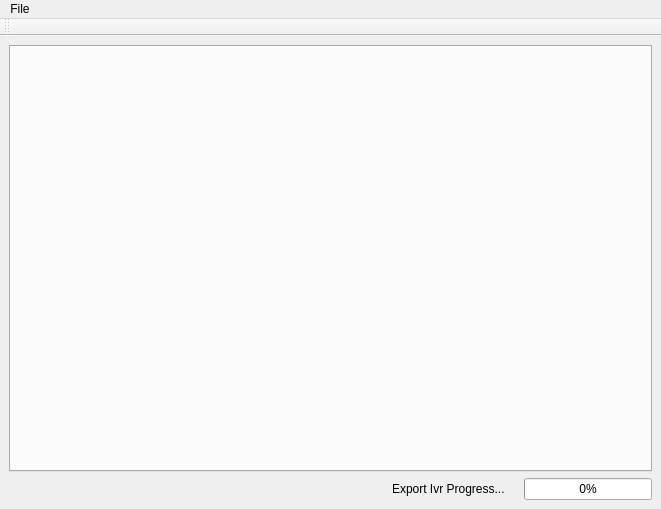
<?xml version="1.0" encoding="UTF-8"?>
<ui version="4.0">
 <class>MainWindow</class>
 <widget class="QMainWindow" name="MainWindow">
  <property name="geometry">
   <rect>
    <x>0</x>
    <y>0</y>
    <width>661</width>
    <height>509</height>
   </rect>
  </property>
  <property name="sizePolicy">
   <sizepolicy hsizetype="Preferred" vsizetype="Maximum">
    <horstretch>0</horstretch>
    <verstretch>0</verstretch>
   </sizepolicy>
  </property>
  <property name="windowTitle">
   <string>MainWindow</string>
  </property>
  <widget class="QWidget" name="centralwidget">
   <layout class="QVBoxLayout" name="verticalLayout">
    <item>
     <widget class="QTabWidget" name="tabWidget">
      <property name="currentIndex">
       <number>-1</number>
      </property>
     </widget>
    </item>
    <item>
     <layout class="QHBoxLayout" name="horizontalLayout" stretch="0,0,0,0,0">
      <property name="topMargin">
       <number>0</number>
      </property>
      <property name="bottomMargin">
       <number>0</number>
      </property>
      <item>
       <spacer name="horizontalSpacer_4">
        <property name="orientation">
         <enum>Qt::Horizontal</enum>
        </property>
        <property name="sizeHint" stdset="0">
         <size>
          <width>40</width>
          <height>20</height>
         </size>
        </property>
       </spacer>
      </item>
      <item>
       <spacer name="horizontalSpacer_3">
        <property name="orientation">
         <enum>Qt::Horizontal</enum>
        </property>
        <property name="sizeHint" stdset="0">
         <size>
          <width>40</width>
          <height>20</height>
         </size>
        </property>
       </spacer>
      </item>
      <item>
       <spacer name="horizontalSpacer_2">
        <property name="orientation">
         <enum>Qt::Horizontal</enum>
        </property>
        <property name="sizeHint" stdset="0">
         <size>
          <width>40</width>
          <height>20</height>
         </size>
        </property>
       </spacer>
      </item>
      <item>
       <widget class="QLabel" name="label">
        <property name="text">
         <string>Export Ivr Progress...    </string>
        </property>
       </widget>
      </item>
      <item>
       <widget class="QProgressBar" name="progressBar">
        <property name="enabled">
         <bool>true</bool>
        </property>
        <property name="sizePolicy">
         <sizepolicy hsizetype="Expanding" vsizetype="Fixed">
          <horstretch>0</horstretch>
          <verstretch>0</verstretch>
         </sizepolicy>
        </property>
        <property name="minimumSize">
         <size>
          <width>0</width>
          <height>0</height>
         </size>
        </property>
        <property name="sizeIncrement">
         <size>
          <width>0</width>
          <height>0</height>
         </size>
        </property>
        <property name="autoFillBackground">
         <bool>false</bool>
        </property>
        <property name="value">
         <number>0</number>
        </property>
        <property name="invertedAppearance">
         <bool>false</bool>
        </property>
       </widget>
      </item>
     </layout>
    </item>
   </layout>
  </widget>
  <widget class="QToolBar" name="mainToolBar">
   <property name="windowTitle">
    <string>mainToolBar</string>
   </property>
   <attribute name="toolBarArea">
    <enum>TopToolBarArea</enum>
   </attribute>
   <attribute name="toolBarBreak">
    <bool>false</bool>
   </attribute>
  </widget>
  <widget class="QMenuBar" name="menuBar">
   <property name="geometry">
    <rect>
     <x>0</x>
     <y>0</y>
     <width>661</width>
     <height>23</height>
    </rect>
   </property>
   <widget class="QMenu" name="menuFile">
    <property name="title">
     <string>File</string>
    </property>
    <addaction name="actionConnect"/>
    <addaction name="separator"/>
    <addaction name="actionExit"/>
   </widget>
   <addaction name="menuFile"/>
  </widget>
  <action name="actionConnect">
   <property name="text">
    <string>Connect</string>
   </property>
  </action>
  <action name="actionExit">
   <property name="text">
    <string>Exit</string>
   </property>
  </action>
  <action name="actionConnections">
   <property name="text">
    <string>Connections</string>
   </property>
  </action>
 </widget>
 <resources/>
 <connections/>
</ui>
